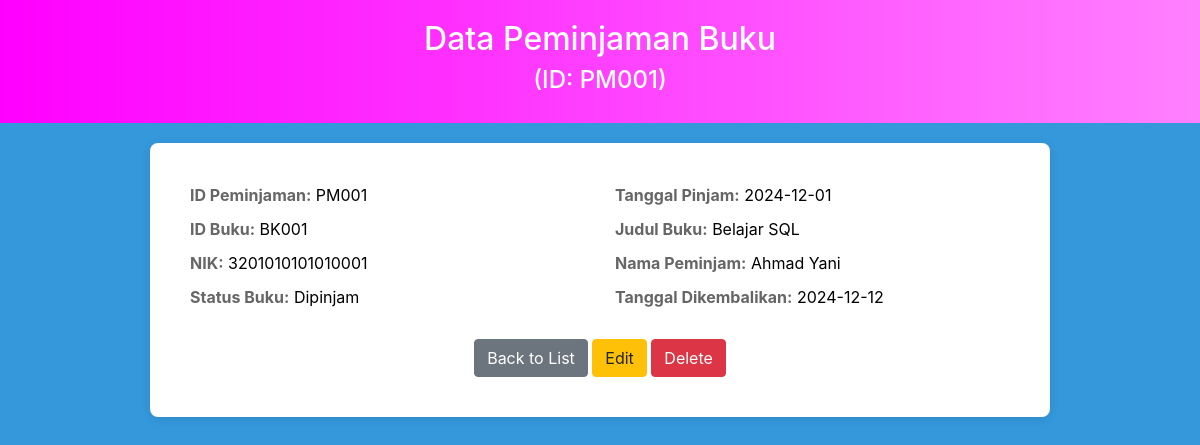
Screenshot of /LDperpus/pinjam/view.php?id_peminjaman=PM001 with the database file from the repository.
### tables this page shows
CREATE TABLE `peminjaman_buku` (
  `id_peminjaman` varchar(20) NOT NULL,
  `NIK` varchar(20) DEFAULT NULL,
  `id_buku` varchar(20) DEFAULT NULL,
  `tanggal_pinjam` date DEFAULT NULL,
  `tanggal_kembali` date DEFAULT NULL,
  `status_peminjaman` enum('Dipinjam','Kembali','Terlambat') DEFAULT NULL
);

CREATE TABLE `buku_perpus` (
  `id_buku` varchar(20) NOT NULL,
  `judul_buku` varchar(100) DEFAULT NULL,
  `penerbit_buku` varchar(100) DEFAULT NULL,
  `penulis_buku` varchar(100) DEFAULT NULL,
  `tahun_terbit` year(4) DEFAULT NULL
);

CREATE TABLE `masyarakat` (
  `NIK` varchar(20) NOT NULL,
  `nama_penduduk` varchar(100) DEFAULT NULL,
  `alamat` text DEFAULT NULL,
  `tanggal_lahir` date DEFAULT NULL,
  `no_telepon` varchar(15) DEFAULT NULL,
  `email` varchar(100) DEFAULT NULL
);

### LDperpus/pinjam/view.php (the view, shortened to what this page needs)
<!DOCTYPE html>
<html>
<head>
    <link rel="stylesheet" href="../../bootstrap/css/bootstrap.min.css">
</head>
<body style="background-color: #3498db; color: white;">
<div class="header">
    <h2>Data Peminjaman Buku</h2>
    <?php
        if (isset($_GET['id_peminjaman'])) {
            echo "<h4>(ID: " . htmlspecialchars($_GET['id_peminjaman']) . ")</h4>";
        } else {
            echo "<h4>No ID Peminjaman Provided</h4>";
        }
    ?>
</div>
<div class="content">
    <?php
    require 'koneksi.php';
    if (isset($_GET['id_peminjaman'])) {
        $idsurat = $_GET['id_peminjaman'];
        $query = "
            SELECT pb.*, b.judul_buku, u.nama_penduduk AS nama_peminjam
            FROM peminjaman_buku pb
            JOIN buku_perpus b ON pb.id_buku = b.id_buku
            JOIN masyarakat u ON pb.NIK = u.NIK
            WHERE pb.id_peminjaman = '$idsurat'
        ";
        $result = mysqli_query($conn, $query);
        if (mysqli_num_rows($result) > 0) {
            $data = mysqli_fetch_assoc($result);
            ?>
            <div class="row">
                <div class="col-6">
                    <span class="label">ID Peminjaman:</span> <span class="value"><?php echo htmlspecialchars($data['id_peminjaman'] ?? 'N/A'); ?></span>
                </div>
                <div class="col-6">
                    <span class="label">Tanggal Pinjam:</span> <span class="value"><?php echo htmlspecialchars($data['tanggal_pinjam'] ?? 'N/A'); ?></span>
                </div>
            </div>
            <div class="row">
                <div class="col-6">
                    <span class="label">ID Buku:</span> <span class="value"><?php echo htmlspecialchars($data['id_buku'] ?? 'N/A'); ?></span>
                </div>
                <div class="col-6">
                    <span class="label">Judul Buku:</span> <span class="value"><?php echo htmlspecialchars($data['judul_buku'] ?? 'N/A'); ?></span>
                </div>
            </div>
            <div class="row">
                <div class="col-6">
                    <span class="label">NIK:</span> <span class="value"><?php echo htmlspecialchars($data['NIK'] ?? 'N/A'); ?></span>
                </div>
                <div class="col-6">
                    <span class="label">Nama Peminjam:</span> <span class="value"><?php echo htmlspecialchars($data['nama_peminjam'] ?? 'N/A'); ?></span>
                </div>
            </div>
            <div class="row">
                <div class="col-6">
                    <span class="label">Status Buku:</span> <span class="value"><?php echo htmlspecialchars($data['status_peminjaman'] ?? 'N/A'); ?></span>
                </div>
                <div class="col-6">
                    <span class="label">Tanggal Dikembalikan:</span> <span class="value"><?php echo htmlspecialchars($data['tanggal_kembali'] ?? 'N/A'); ?></span>
                </div>
            </div>
            <div class="actions">
                <a href="index.php" class="btn btn-secondary">Back to List</a>
                <a href="update.php?id_peminjaman=<?php echo $data['id_peminjaman']; ?>" class="btn btn-warning">Edit</a>
                <a href="delete.php?id_peminjaman=<?php echo $data['id_peminjaman']; ?>" class="btn btn-danger" onclick="return confirm('Are you sure you want to delete this record?')">Delete</a>
            </div>
            <?php
        } else {
            echo "<p>Data not found.</p>";
        }
    } else {
        echo "<p>No ID Surat provided.</p>";
    }
    ?>
</div>
</body>
</html>

### LDperpus/pinjam/view.php (style rules this page uses)
.header { background: linear-gradient(90deg, #ff00ff, #ff80ff); color: white; padding: 20px 0; text-align: center; }
.content { margin: 20px auto; padding: 40px; max-width: 900px; background-color: white; border-radius: 8px; box-shadow: 0 2px 10px rgba(0, 0, 0, 0.1); }
.label { font-weight: bold; color: #666; }
.value { font-weight: normal; color: #000; }
.row div { margin-bottom: 10px; }
.actions { text-align: center; margin-top: 20px; }

### rows the page displays
peminjaman_buku: id_peminjaman "PM001", tanggal_pinjam "2024-12-01", id_buku "BK001", id_buku.judul_buku "Belajar SQL", NIK "3201010101010001", NIK.nama_penduduk "Ahmad Yani", status_peminjaman "Dipinjam", tanggal_kembali "2024-12-12"

### other values shown
$_GET['id_peminjaman'] "PM001"
